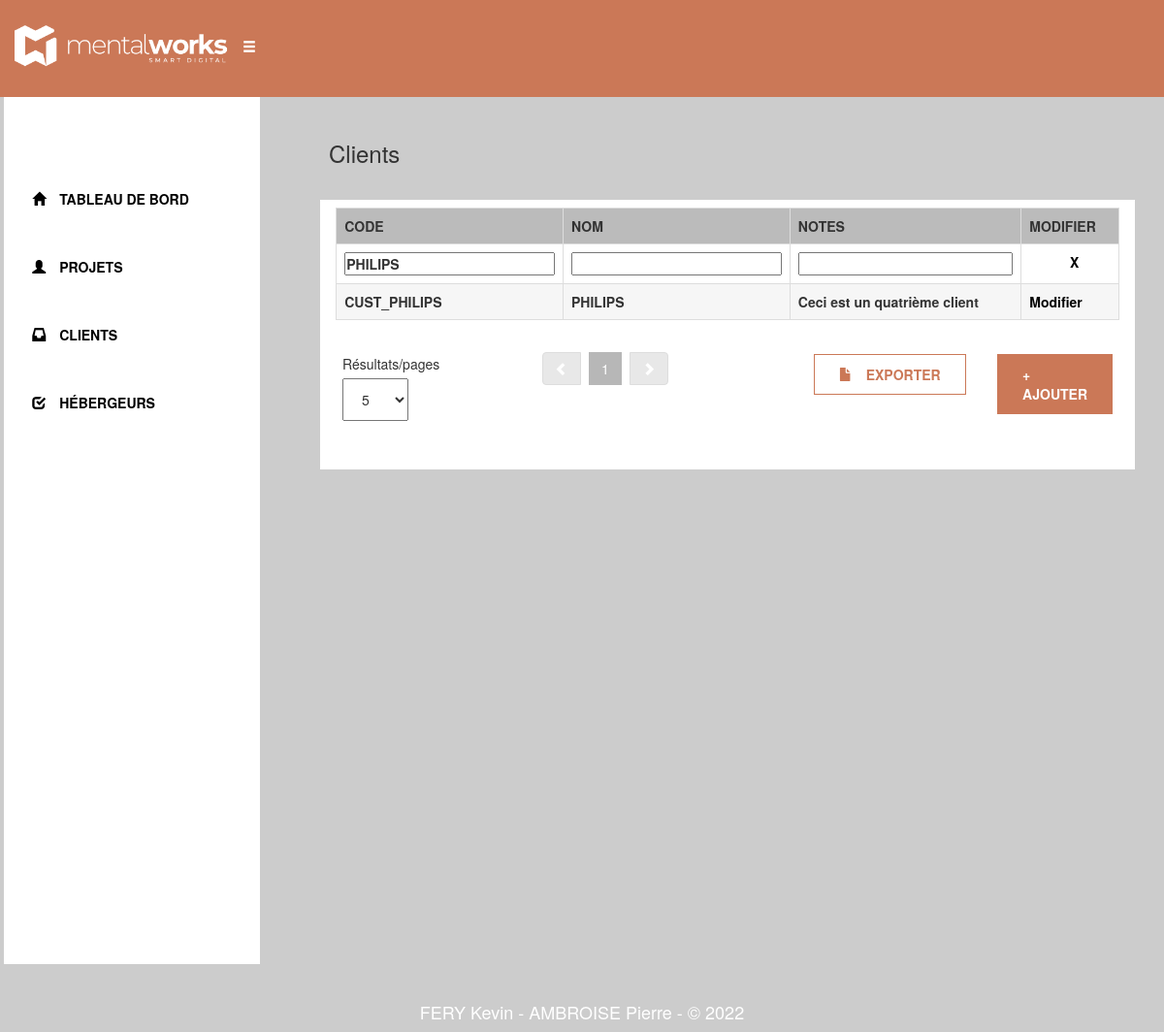
Screenshot of /Customer/View.php?code=PHILIPS with the database file from the repository.
### tables this page shows
CREATE TABLE `customer` (
  `id` int(11) NOT NULL,
  `code` varchar(255) NOT NULL,
  `name` varchar(255) NOT NULL,
  `notes` text DEFAULT NULL
);

### src/Repository/CustomerRepository.php (called while the page is built, shortened)
<?php
class CustomerRepository{
    public static function getByCode(string $code): ?array{
        $tab=array();
        $database = Connection::connect();
        $statement = $database->prepare('SELECT * FROM Customer WHERE name LIKE ?');
        $statement->execute(array('%'.$code.'%'));
        try{
            while($cus = $statement->fetch()){
                $temp = new Customer($cus['id'], $cus['code'], $cus['name'], $cus['notes']);
                $tab[] = $temp;
            }
        }
        catch(int $i){
            return null;
        }
        return $tab;
    }
}

### src/Traits/CodeNotesTrait.php (called while the page is built, shortened)
<?php
trait CodeNotesTrait{
    public function getCode(): string{
        return $this->code;
    }
    public function getNotes(): ?string{
        return $this->notes;
    }
}

### src/Traits/NameTrait.php (called while the page is built, shortened)
<?php
trait NameTrait{
    private string $name;
    public function getName(): string
    {
        return $this->name;
    }
}

### src/Traits/IdTrait.php (called while the page is built, shortened)
<?php
trait IdTrait{
    private int $id;
    public function getId(): int
	{
		return $this->id;
	}
}

### Customer/View.php (the view, shortened to what this page needs)
<?php
$filtre = array();
if (isset($_GET['code']) && $_GET['code'] != ''){
    $filtre[] = CustomerRepository::getByCode($_GET['code']);
}
if (isset($_GET['notes']) && $_GET['notes'] != ''){
    $filtre[] = CustomerRepository::getByNotes($_GET['notes']);
}
else{
    $customers = CustomerRepository::getCustomer();
}
if (!empty($filtre)){
    if (count($filtre) == 1){
        $customers = $filtre[0];
    }
    elseif (count($filtre) ==2){
        $customers = array_intersect($filtre[0], $filtre[1]);
    }
    elseif (count($filtre) ==3){
        $customers = array_intersect($filtre[0], $filtre[1], $filtre[2]);
    }
}
$nbPerPage = isset($_GET['nbPage']) ? $_GET['nbPage']: 15;
$currentPage = isset($_GET['page']) ? $_GET['page']: 1;
$pages = ceil(count($customers)/$nbPerPage);
$allCustomer = array();
for ($i=($currentPage-1)*$nbPerPage; $i<$currentPage*$nbPerPage; $i++){
    if (isset($customers[$i])) $allCustomer[] = $customers[$i];
}
$customers = $allCustomer;
if(isset($_GET['page'])){
    $uri = substr($_SERVER['REQUEST_URI'], 0, strpos($_SERVER['REQUEST_URI'], "&page="));
}
else{
    $uri = $_SERVER['REQUEST_URI'];
}
?>
<!DOCTYPE html>
<html>
    <head>
        <link rel="stylesheet" href="https://maxcdn.bootstrapcdn.com/bootstrap/3.3.6/css/bootstrap.min.css">
        <link rel="stylesheet" href="public/css/styles.css">
    </head>
    <body>
        <?php require '../layout/navbar.php' ?>
        <section id="View">
            <div class="container-fluid">
                <div class="row">
                    <div class="col-lg-3 col-md-3 col-sm-12">
                        <?php require '../layout/menu.php' ?>
                    </div>
                    <div class="col-lg-9 col-md-9 col-sm-12">
                        <h3 class="nouv">&emsp;Clients</h3>
                        <div class="col-lg-12 col-md-12 col-sm-12">
                            <div class="fondTableau">
                                <div class="table-responsive">
                                    <form>
                                        <table class="table table-bordered" id="tabClient">
                                            <tr class="trTableau">
                                                <th>CODE</th>
                                                <th>NOM</th>
                                                <th>NOTES</th>
                                                <th>MODIFIER</th>
                                            </tr>
                                                <tr>
                                                    <td><input class="inputSearch" name='code' value='<?php echo (isset($_GET['code'])) ? $_GET['code'] : "" ?>'></td>
                                                    <td><input class="inputSearch" name='name' value='<?php echo (isset($_GET['name'])) ? $_GET['name'] : "" ?>'></td>
                                                    <td><input class="inputSearch" name='notes' value='<?php echo (isset($_GET['notes'])) ? $_GET['notes'] : "" ?>'></td>
                                                    <td>
                                                        <a class='reset' href='Customer/all'>X</button>
                                                    </td>
                                                </tr>
                                            <?php
                                                if (empty($customers)){
                                                    echo '<tr><td colspan="4" style="text-align:center">Aucun client ne corespond à votre recherche</td></tr>';
                                                }
                                                else{
                                                    foreach ($customers as $customers){
                                                        echo "<tr class='tr2Tableau'>
                                                            <td>". $customers->getCode() ."</td>
                                                            <td>". $customers->getName() ."</td>
                                                            <td>". $customers->getNotes() ."</td>
                                                            <td>
                                                                <a class='aTabl' href='Customer/". $customers->getId() ."'>Modifier</a>
                                                            </td>
                                                        </tr>";
                                                    }
                                                }
                                            ?>
                                        </table>
                                        <div class="col-lg-3 col-md-3 sm-3">
                                            <div class="paginationCSS">
                                                <label class="labelPagination">Résultats/pages&emsp;</label>
                                                <select name='nbPage' onchange="this.form.submit()" class="selectPagination">
                                                    <option value="5" <?php echo (isset($_GET['nbPage']) && $_GET['nbPage']== 5) ?'selected': '' ?>>5</option>
                                                </select>
                                            </div>
                                        </div>
                                        <div class="col-lg-3 col-md-3 col-sm-3">
                                            <ul class="pagination">
                                                <li class="page-item">
                                                    <a <?php echo ($currentPage == 1) ? "" : "href='".$uri."&page=".$currentPage - 1 ."'"?> class="page-link"><span class="glyphicon glyphicon-chevron-left"></span></a>
                                                </li>
                                                <?php for($page = 1; $page <= $pages; $page++): ?>
                                                    <li class="page-item <?php echo ($currentPage == $page) ? "active" : "" ?>">
                                                        <a href="<?php echo $uri.'&page='.$page?>" class="page-link"><?= $page ?></a>
                                                    </li>
                                                <?php endfor ?>
                                                    <li class="page-item" >
                                                    <a <?php echo ($currentPage == $pages) ? "" : "href='".$uri."&page=".$currentPage + 1 ."'"?> class="page-link"><span class="glyphicon glyphicon-chevron-right"></span></a>
                                                </li>
                                            </ul>
                                        </div>
                                        <div class="col-lg-3 col-lg-offset-1 col-md-3 col-sm-3">
                                            <div class="tableauBouton">
                                                <a href='Customer/view.php' class="btnBlanc"><span class="glyphicon glyphicon-file"></span>&emsp;EXPORTER</a>&emsp;
                                            </div>
                                        </div>
                                        <div class="col-lg-2 col-md-3 col-sm-3">
                                            <div class="tableauBouton">
                                                <a href='Customer/Insert.php' class="btnOrange">+ AJOUTER</a>
                                            </div>
                                        </div>
                                    </form>
                                </div>
                            </div>
                        </div>
                    </div>
                </div>
            </div>
        </section>
        <?php require '../layout/footer.php' ?>
    </body>
</html>

### public/css/styles.css (style rules this page uses)
* { margin: 0; padding: 0; }
.btnOrange { color: white; background-color: #cb7857; border: solid #cb7857 1px; padding-left: 25px; padding-right: 25px; padding-top: 10px; padding-bottom: 10px; }
.btnBlanc { color: #cb7857; background-color: white; border: solid #cb7857 1px; padding-left: 25px; padding-right: 25px; padding-top: 10px; padding-bottom: 10px; }
.nouv { padding-top: 25px; padding-bottom: 25px; font-weight: normal!important; }
ul a { display: block; color: #000; padding: 15px 15px 15px 15px; }
#View { background-color: #ccc; padding-bottom: 0px; }
.fondTableau { font-weight: bold; background-color: white; padding-top: 8px; padding-left: 8px; padding-right: 8px; width: 100%; height: 100%; }
#tabClient { height: 98%; width: 98%; margin: auto; }
.trTableau { background-color: #bbbbbb }
.tr2Tableau { background-color: #f6f6f6 }
.aTabl, .aTabl:hover { color: black; }
.inputSearch { height: 100%; width: 100%; }
.reset { color: #000; text-decoration: none; margin-left: 50%; margin-right: 50%; }
.selectPagination { padding: 10px 15px 10px 15px; font-weight: normal; }
.labelPagination { font-weight: normal; }
.paginationCSS { padding-top: 35px; padding-bottom: 50px; }
.pagination>li>a { color: #000; font-weight: normal; margin-left : 8px; margin-top: 10%; }
.pagination>li:last-child>a, .pagination>li:first-child>a { background-color: #e8e8e8; color:#fff; }
.pagination>.active>a { background-color: #b7b7b7; border : 1px solid #b7b7b7; }
.tableauBouton { padding-top: 35px; padding-bottom: 43.5px; display: flex; justify-content: right; }

### rows the page displays
customer: code "CUST_PHILIPS", name "PHILIPS", notes "Ceci est un quatrième client"
